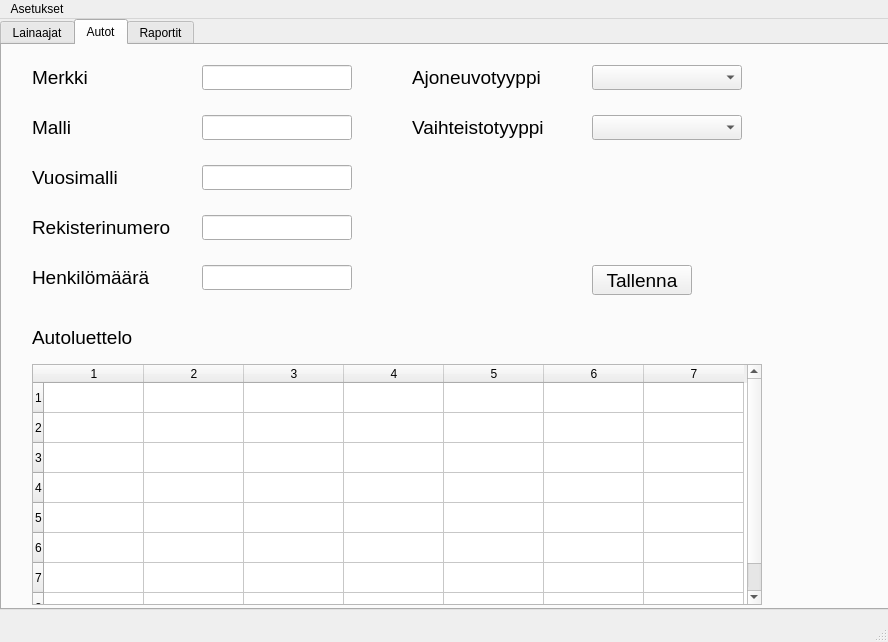
<?xml version="1.0" encoding="UTF-8"?>
<ui version="4.0">
 <class>MainWindow</class>
 <widget class="QMainWindow" name="MainWindow">
  <property name="geometry">
   <rect>
    <x>0</x>
    <y>0</y>
    <width>888</width>
    <height>642</height>
   </rect>
  </property>
  <property name="windowTitle">
   <string>MainWindow</string>
  </property>
  <widget class="QWidget" name="centralwidget">
   <widget class="QTabWidget" name="tabWidget">
    <property name="geometry">
     <rect>
      <x>0</x>
      <y>0</y>
      <width>911</width>
      <height>591</height>
     </rect>
    </property>
    <property name="currentIndex">
     <number>1</number>
    </property>
    <widget class="QWidget" name="lainaajat">
     <attribute name="title">
      <string>Lainaajat</string>
     </attribute>
     <widget class="QLabel" name="henkilotunnusLabel">
      <property name="geometry">
       <rect>
        <x>30</x>
        <y>20</y>
        <width>150</width>
        <height>25</height>
       </rect>
      </property>
      <property name="font">
       <font>
        <pointsize>14</pointsize>
       </font>
      </property>
      <property name="text">
       <string>Henkilötunnus</string>
      </property>
     </widget>
     <widget class="QLabel" name="etunimiLabel">
      <property name="geometry">
       <rect>
        <x>30</x>
        <y>60</y>
        <width>150</width>
        <height>25</height>
       </rect>
      </property>
      <property name="font">
       <font>
        <pointsize>14</pointsize>
       </font>
      </property>
      <property name="text">
       <string>Etunimi</string>
      </property>
     </widget>
     <widget class="QLabel" name="sukunimiLabel">
      <property name="geometry">
       <rect>
        <x>30</x>
        <y>110</y>
        <width>150</width>
        <height>25</height>
       </rect>
      </property>
      <property name="font">
       <font>
        <pointsize>14</pointsize>
       </font>
      </property>
      <property name="text">
       <string>Sukunimi</string>
      </property>
     </widget>
     <widget class="QLabel" name="ajoneuvoluokkaLabel">
      <property name="geometry">
       <rect>
        <x>30</x>
        <y>160</y>
        <width>150</width>
        <height>25</height>
       </rect>
      </property>
      <property name="font">
       <font>
        <pointsize>14</pointsize>
       </font>
      </property>
      <property name="text">
       <string>Ajoneuvoluokka</string>
      </property>
     </widget>
     <widget class="QLineEdit" name="henkilotunnusLineEdit">
      <property name="geometry">
       <rect>
        <x>200</x>
        <y>20</y>
        <width>150</width>
        <height>25</height>
       </rect>
      </property>
      <property name="font">
       <font>
        <pointsize>14</pointsize>
       </font>
      </property>
     </widget>
     <widget class="QLineEdit" name="etunimiLineEdit">
      <property name="geometry">
       <rect>
        <x>200</x>
        <y>60</y>
        <width>150</width>
        <height>25</height>
       </rect>
      </property>
      <property name="font">
       <font>
        <pointsize>14</pointsize>
       </font>
      </property>
     </widget>
     <widget class="QLineEdit" name="sukunimiLineEdit">
      <property name="geometry">
       <rect>
        <x>200</x>
        <y>110</y>
        <width>150</width>
        <height>25</height>
       </rect>
      </property>
      <property name="font">
       <font>
        <pointsize>14</pointsize>
       </font>
      </property>
     </widget>
     <widget class="QLineEdit" name="ajoneuvoluokkaLineEdit">
      <property name="geometry">
       <rect>
        <x>200</x>
        <y>160</y>
        <width>150</width>
        <height>25</height>
       </rect>
      </property>
      <property name="font">
       <font>
        <pointsize>14</pointsize>
       </font>
      </property>
     </widget>
     <widget class="QLabel" name="lainaajatLabel">
      <property name="geometry">
       <rect>
        <x>30</x>
        <y>270</y>
        <width>200</width>
        <height>25</height>
       </rect>
      </property>
      <property name="font">
       <font>
        <pointsize>14</pointsize>
       </font>
      </property>
      <property name="text">
       <string>Rekisteröidyt lainaajat</string>
      </property>
     </widget>
     <widget class="QTableWidget" name="lainaajatTableWidget">
      <property name="geometry">
       <rect>
        <x>30</x>
        <y>305</y>
        <width>530</width>
        <height>261</height>
       </rect>
      </property>
      <property name="rowCount">
       <number>8</number>
      </property>
      <property name="columnCount">
       <number>5</number>
      </property>
      <row/>
      <row/>
      <row/>
      <row/>
      <row/>
      <row/>
      <row/>
      <row/>
      <column/>
      <column/>
      <column/>
      <column/>
      <column/>
     </widget>
     <widget class="QPushButton" name="tallennaLainaajatPushButton">
      <property name="geometry">
       <rect>
        <x>460</x>
        <y>210</y>
        <width>100</width>
        <height>30</height>
       </rect>
      </property>
      <property name="font">
       <font>
        <pointsize>14</pointsize>
       </font>
      </property>
      <property name="text">
       <string>Tallenna</string>
      </property>
     </widget>
     <widget class="QLineEdit" name="sahkopostiLineEdit">
      <property name="geometry">
       <rect>
        <x>200</x>
        <y>210</y>
        <width>150</width>
        <height>25</height>
       </rect>
      </property>
     </widget>
     <widget class="QLabel" name="sahkopostiLabel">
      <property name="geometry">
       <rect>
        <x>30</x>
        <y>210</y>
        <width>150</width>
        <height>25</height>
       </rect>
      </property>
      <property name="font">
       <font>
        <pointsize>14</pointsize>
       </font>
      </property>
      <property name="text">
       <string>Sähköposti</string>
      </property>
     </widget>
    </widget>
    <widget class="QWidget" name="autot">
     <attribute name="title">
      <string>Autot</string>
     </attribute>
     <widget class="QLabel" name="merkkiLabel">
      <property name="geometry">
       <rect>
        <x>30</x>
        <y>20</y>
        <width>150</width>
        <height>25</height>
       </rect>
      </property>
      <property name="font">
       <font>
        <pointsize>14</pointsize>
       </font>
      </property>
      <property name="text">
       <string>Merkki</string>
      </property>
     </widget>
     <widget class="QLabel" name="malliLabel">
      <property name="geometry">
       <rect>
        <x>30</x>
        <y>70</y>
        <width>150</width>
        <height>25</height>
       </rect>
      </property>
      <property name="font">
       <font>
        <pointsize>14</pointsize>
       </font>
      </property>
      <property name="text">
       <string>Malli</string>
      </property>
     </widget>
     <widget class="QLabel" name="vuosimalliLabel">
      <property name="geometry">
       <rect>
        <x>30</x>
        <y>120</y>
        <width>150</width>
        <height>25</height>
       </rect>
      </property>
      <property name="font">
       <font>
        <pointsize>14</pointsize>
       </font>
      </property>
      <property name="text">
       <string>Vuosimalli</string>
      </property>
     </widget>
     <widget class="QLabel" name="rekisterinumeroLabel">
      <property name="geometry">
       <rect>
        <x>30</x>
        <y>170</y>
        <width>150</width>
        <height>25</height>
       </rect>
      </property>
      <property name="font">
       <font>
        <pointsize>14</pointsize>
       </font>
      </property>
      <property name="text">
       <string>Rekisterinumero</string>
      </property>
     </widget>
     <widget class="QLabel" name="henkilomaaraLabel">
      <property name="geometry">
       <rect>
        <x>30</x>
        <y>220</y>
        <width>150</width>
        <height>25</height>
       </rect>
      </property>
      <property name="font">
       <font>
        <pointsize>14</pointsize>
       </font>
      </property>
      <property name="text">
       <string>Henkilömäärä</string>
      </property>
     </widget>
     <widget class="QLabel" name="autoluetteloLabel">
      <property name="geometry">
       <rect>
        <x>30</x>
        <y>280</y>
        <width>150</width>
        <height>25</height>
       </rect>
      </property>
      <property name="font">
       <font>
        <pointsize>14</pointsize>
       </font>
      </property>
      <property name="text">
       <string>Autoluettelo</string>
      </property>
     </widget>
     <widget class="QTableWidget" name="autoluetteloTableWidget">
      <property name="geometry">
       <rect>
        <x>30</x>
        <y>319</y>
        <width>730</width>
        <height>241</height>
       </rect>
      </property>
      <property name="rowCount">
       <number>8</number>
      </property>
      <property name="columnCount">
       <number>7</number>
      </property>
      <row/>
      <row/>
      <row/>
      <row/>
      <row/>
      <row/>
      <row/>
      <row/>
      <column/>
      <column/>
      <column/>
      <column/>
      <column/>
      <column/>
      <column/>
     </widget>
     <widget class="QLineEdit" name="merkkiLineEdit">
      <property name="geometry">
       <rect>
        <x>200</x>
        <y>20</y>
        <width>150</width>
        <height>25</height>
       </rect>
      </property>
      <property name="font">
       <font>
        <pointsize>14</pointsize>
       </font>
      </property>
     </widget>
     <widget class="QLineEdit" name="malliLineEdit">
      <property name="geometry">
       <rect>
        <x>200</x>
        <y>70</y>
        <width>150</width>
        <height>25</height>
       </rect>
      </property>
      <property name="font">
       <font>
        <pointsize>14</pointsize>
       </font>
      </property>
     </widget>
     <widget class="QLineEdit" name="vuosimalliLineEdit">
      <property name="geometry">
       <rect>
        <x>200</x>
        <y>120</y>
        <width>150</width>
        <height>25</height>
       </rect>
      </property>
      <property name="font">
       <font>
        <pointsize>14</pointsize>
       </font>
      </property>
     </widget>
     <widget class="QLineEdit" name="rekisterinumeroLineEdit">
      <property name="geometry">
       <rect>
        <x>200</x>
        <y>170</y>
        <width>150</width>
        <height>25</height>
       </rect>
      </property>
      <property name="font">
       <font>
        <pointsize>14</pointsize>
       </font>
      </property>
     </widget>
     <widget class="QLineEdit" name="henkilomaaraLineEdit">
      <property name="geometry">
       <rect>
        <x>200</x>
        <y>220</y>
        <width>150</width>
        <height>25</height>
       </rect>
      </property>
      <property name="font">
       <font>
        <pointsize>14</pointsize>
       </font>
      </property>
     </widget>
     <widget class="QPushButton" name="tallennaAutotPushButton">
      <property name="geometry">
       <rect>
        <x>590</x>
        <y>220</y>
        <width>100</width>
        <height>30</height>
       </rect>
      </property>
      <property name="font">
       <font>
        <pointsize>14</pointsize>
       </font>
      </property>
      <property name="text">
       <string>Tallenna</string>
      </property>
     </widget>
     <widget class="QLabel" name="ajoneuvotyyppiLabel">
      <property name="geometry">
       <rect>
        <x>410</x>
        <y>20</y>
        <width>150</width>
        <height>25</height>
       </rect>
      </property>
      <property name="font">
       <font>
        <pointsize>14</pointsize>
       </font>
      </property>
      <property name="text">
       <string>Ajoneuvotyyppi</string>
      </property>
     </widget>
     <widget class="QComboBox" name="ajoneuvotyyppiComboBox">
      <property name="geometry">
       <rect>
        <x>590</x>
        <y>20</y>
        <width>150</width>
        <height>25</height>
       </rect>
      </property>
     </widget>
     <widget class="QLabel" name="vaihteistotyyppiLabel">
      <property name="geometry">
       <rect>
        <x>410</x>
        <y>70</y>
        <width>150</width>
        <height>25</height>
       </rect>
      </property>
      <property name="font">
       <font>
        <pointsize>14</pointsize>
       </font>
      </property>
      <property name="text">
       <string>Vaihteistotyyppi</string>
      </property>
     </widget>
     <widget class="QComboBox" name="vaihteistotyyppiComboBox">
      <property name="geometry">
       <rect>
        <x>590</x>
        <y>70</y>
        <width>150</width>
        <height>25</height>
       </rect>
      </property>
     </widget>
    </widget>
    <widget class="QWidget" name="raportit">
     <attribute name="title">
      <string>Raportit</string>
     </attribute>
     <widget class="QComboBox" name="raporttiComboBox">
      <property name="geometry">
       <rect>
        <x>30</x>
        <y>80</y>
        <width>150</width>
        <height>25</height>
       </rect>
      </property>
      <property name="font">
       <font>
        <pointsize>14</pointsize>
       </font>
      </property>
     </widget>
     <widget class="QTableWidget" name="esikatseluTableWidget">
      <property name="geometry">
       <rect>
        <x>30</x>
        <y>280</y>
        <width>600</width>
        <height>275</height>
       </rect>
      </property>
     </widget>
     <widget class="QLabel" name="alkaaLabel">
      <property name="geometry">
       <rect>
        <x>30</x>
        <y>140</y>
        <width>150</width>
        <height>25</height>
       </rect>
      </property>
      <property name="font">
       <font>
        <pointsize>14</pointsize>
       </font>
      </property>
      <property name="text">
       <string>Alkaa</string>
      </property>
     </widget>
     <widget class="QLabel" name="paattyylabel">
      <property name="geometry">
       <rect>
        <x>240</x>
        <y>140</y>
        <width>150</width>
        <height>25</height>
       </rect>
      </property>
      <property name="font">
       <font>
        <pointsize>14</pointsize>
       </font>
      </property>
      <property name="text">
       <string>Päättyy</string>
      </property>
     </widget>
     <widget class="QPushButton" name="tulostaPushButton">
      <property name="geometry">
       <rect>
        <x>440</x>
        <y>220</y>
        <width>100</width>
        <height>30</height>
       </rect>
      </property>
      <property name="font">
       <font>
        <pointsize>14</pointsize>
       </font>
      </property>
      <property name="text">
       <string>Tulosta</string>
      </property>
     </widget>
     <widget class="QLabel" name="esikatseluLabel">
      <property name="geometry">
       <rect>
        <x>30</x>
        <y>250</y>
        <width>150</width>
        <height>25</height>
       </rect>
      </property>
      <property name="font">
       <font>
        <pointsize>14</pointsize>
       </font>
      </property>
      <property name="text">
       <string>Esikatselu</string>
      </property>
     </widget>
     <widget class="QLabel" name="raporttiLabel">
      <property name="geometry">
       <rect>
        <x>30</x>
        <y>30</y>
        <width>150</width>
        <height>25</height>
       </rect>
      </property>
      <property name="font">
       <font>
        <pointsize>14</pointsize>
       </font>
      </property>
      <property name="text">
       <string>Raportti</string>
      </property>
     </widget>
     <widget class="QDateEdit" name="alkaaDateEdit">
      <property name="geometry">
       <rect>
        <x>30</x>
        <y>180</y>
        <width>150</width>
        <height>25</height>
       </rect>
      </property>
      <property name="font">
       <font>
        <pointsize>14</pointsize>
       </font>
      </property>
      <property name="calendarPopup">
       <bool>true</bool>
      </property>
     </widget>
     <widget class="QDateEdit" name="paattyyDateEdit">
      <property name="geometry">
       <rect>
        <x>240</x>
        <y>180</y>
        <width>150</width>
        <height>25</height>
       </rect>
      </property>
      <property name="font">
       <font>
        <pointsize>14</pointsize>
       </font>
      </property>
      <property name="calendarPopup">
       <bool>true</bool>
      </property>
     </widget>
    </widget>
   </widget>
  </widget>
  <widget class="QMenuBar" name="menubar">
   <property name="geometry">
    <rect>
     <x>0</x>
     <y>0</y>
     <width>888</width>
     <height>21</height>
    </rect>
   </property>
   <widget class="QMenu" name="menuAsetukset">
    <property name="title">
     <string>Asetukset</string>
    </property>
    <addaction name="actionMuokkaa"/>
    <addaction name="actionTietoja_ohjelmasta"/>
   </widget>
   <addaction name="menuAsetukset"/>
  </widget>
  <widget class="QStatusBar" name="statusbar"/>
  <action name="actionMuokkaa">
   <property name="text">
    <string>Muokkaa...</string>
   </property>
   <property name="shortcut">
    <string>Ctrl+Shift+A</string>
   </property>
  </action>
  <action name="actionTietoja_ohjelmasta">
   <property name="text">
    <string>Tietoja ohjelmasta...</string>
   </property>
  </action>
 </widget>
 <resources/>
 <connections/>
</ui>
